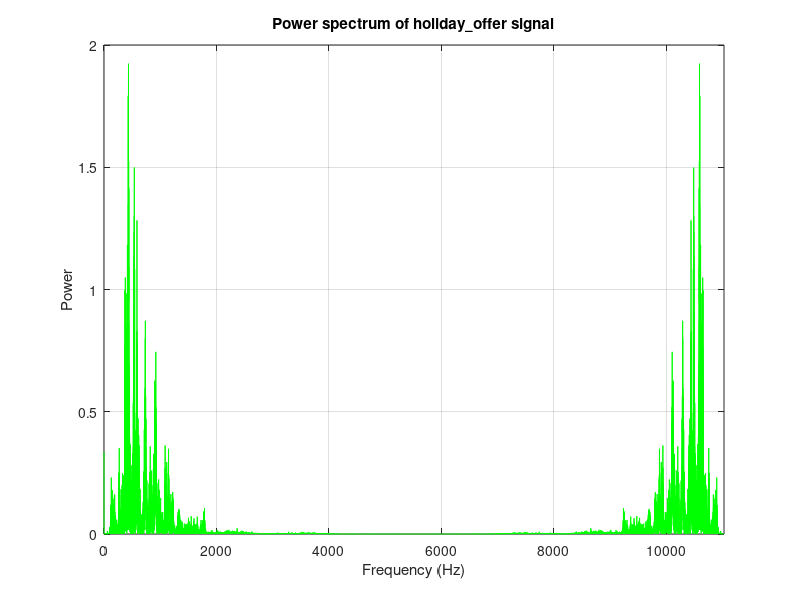

This figure's MATLAB source:
%% Experiment 3 : Power spectrum of "holiday_offer"
% Plot the power spectrum with the same style as the TP figure. [web:81][web:155]

clc;
clear;
close all;

% 1) Load signal from MAT-file
data = load('holiday_offer.mat');
varNames   = fieldnames(data);
signalName = varNames{1};      
x = data.(signalName);         % time-domain signal vector

Fs = 11025;                    % Sampling frequency (Hz)

% 2) FFT-based power spectrum (periodogram)
N    = length(x);
Xdft = fft(x);
Pxx  = (1/N) * abs(Xdft).^2;   % power spectrum estimate [web:154]

% We keep the FULL spectrum (both sides) as in the given figure
f = (0:N-1) * (Fs/N);          % frequency axis from 0 to Fs (≈11025 Hz)

% 3) Plot
figure;                       
plot(f, Pxx, 'g');            
xlabel('Frequency (Hz)');
ylabel('Power');
title('Power spectrum of holiday\_offer signal');
grid on;
xlim([0 Fs]);                  
